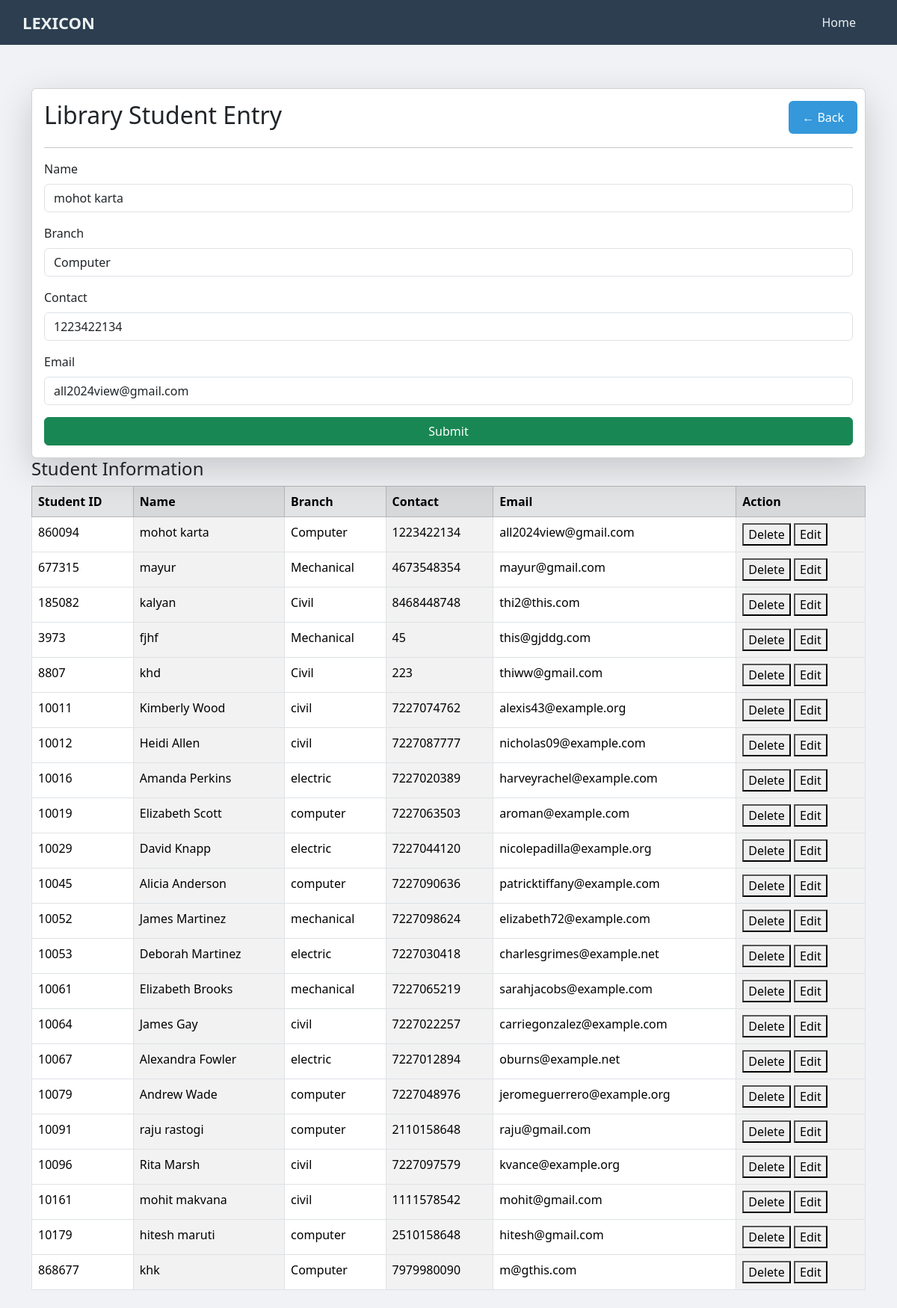
Page /edit_student/860094/ (signed in) on the committed database.
### borrow/models.py (models this page shows, shortened)
class Student(models.Model):
    student_id = models.IntegerField(primary_key=True)
    name = models.CharField(max_length=100)
    branch = models.CharField(max_length=30)
    contect = models.CharField(max_length=10)
    email = models.EmailField(max_length=300 ,unique=True)
    create_time = models.DateTimeField(auto_now_add=True)

### borrow/views.py (the view, shortened to what this page needs)
# urls.py: path('edit_student/<int:id>/', edit_student, name='edit_student'),
@staff_member_required(login_url="login")
def edit_student(request, id):
    student_obj = Student.objects.get(student_id=id)
    obj1 = Student.objects.all().order_by('-create_time')
    context = {'students': obj1, 'student_obj': student_obj, "isedit": True}
    return render(request, "add_student.html", context)

### borrow/templates/add_student.html (shortened to what this page needs)
<!DOCTYPE html>
<html lang="en">
<head>
  <link href="https://cdn.jsdelivr.net/npm/bootstrap@5.3.0/dist/css/bootstrap.min.css" rel="stylesheet" />
  <link href="https://cdn.jsdelivr.net/npm/bootstrap@5.3.8/dist/css/bootstrap.min.css" rel="stylesheet"
>
</head>
<body>
  <div class="navbar">
    <div class="logo">Lexicon</div>
    <div class="nav-links">
      <a href="/">Home</a>
    </div>
  </div>
  <div class="container mt-5">
    <form class="col-12 mx-auto card p-3 shadow-lg" method="POST" action="{% if isedit %} {% url 'edit_student' student_obj.student_id %} {% else %} {% url 'add_student' %} {% endif %}" enctype="multipart/form-data">
           <a href="javascript:history.back()">
        <button type="button" style="
        background-color:#3498db;
        color:white;
        border:none;
        padding:10px 18px;
        border-radius:6px;
        cursor:pointer;
        position: absolute;
        right: 10px;
        ">
          ← Back
        </button>
      </a>
      <h2>Library Student Entry</h2>
      <hr />
      <div class="mb-3">
        <label for="name" class="form-label">Name</label>
        <input type="text" value="{{student_obj.name}}" name="name" required class="form-control" id="name" />
      </div>
      <div class="mb-3">
        <label for="branch" class="form-label">Branch</label>
        <select name="branch" id="branch" class="form-control" required>
          <option value="Computer" {% if student_obj.branch == "Computer" %} selected {% endif %} >Computer</option>
        </select>
      </div>
      <div class="mb-3">
        <label for="contect" class="form-label">Contact</label>
        <input type="text" value="{{student_obj.contect}}" name="contect" required class="form-control" id="contect" maxlength="10"
          oninput="this.value=this.value.replace(/[^0-9]/g,'')" />
      </div>
      <div class="mb-3">
        <label for="email" class="form-label">Email</label>
        <input type="email" value="{{student_obj.email}}" name="email" required class="form-control" id="email" />
      </div>
      <button type="submit" class="btn btn-success">Submit</button>
    </form>
  </div>
  <div class="container">
    <div class="mb-4">
      <h4>Student Information</h4>
      <table class="table table-striped-columns table-bordered">
        <thead class="table-secondary">
          <tr>
            <th>Student ID</th>
            <th>Name</th>
            <th>Branch</th>
            <th>Contact</th>
            <th>Email</th>
            <th>Action</th>
          </tr>
        </thead>
        <tbody>
          {% for student in students %}
          <tr>
            <td>{{ student.student_id }}</td>
            <td>{{ student.name }}</td>
            <td>{{ student.branch }}</td>
            <td>{{ student.contect }}</td>
            <td>{{ student.email }}</td>
            <td>
              <a href="{% url 'remove_student' student.student_id %}"> <button>Delete</button></a>
              <a href="{% url 'edit_student' student.student_id %}"> <button>Edit</button></a>
            </td>
          </tr>
          {% endfor %}
        </tbody>
      </table>
    </div>
  </div>
</body>
</html>

### borrow/templates/add_student.html (style rules this page uses)
body { margin: 0; font-family: "Segoe UI", sans-serif; background: #f0f2f5; padding-top: 70px; }
.navbar { position: fixed; top: 0; left: 0; right: 0; height: 60px; background-color: #2c3e50; display: flex; justify-content: space-between; align-items: center; padding: 0 30px; z-index: 1000; }
.navbar .logo { color: #ecf0f1; font-size: 22px; font-weight: bold; text-transform: uppercase; }
.navbar .nav-links { display: flex; }
.navbar a { color: #ecf0f1; text-decoration: none; margin: 0 15px; padding: 10px; transition: background-color 0.3s; }

### rows in the picture
Student: name "mohot karta", branch "Computer", contect "1223422134", email "all2024view@gmail.com", student_id "860094"
Student: student_id "677315", name "mayur", branch "Mechanical", contect "4673548354", email "mayur@gmail.com"
Student: student_id "185082", name "kalyan", branch "Civil", contect "8468448748", email "thi2@this.com"
Student: student_id "3973", name "fjhf", branch "Mechanical", contect "45", email "this@gjddg.com"
Student: student_id "8807", name "khd", branch "Civil", contect "223", email "thiww@gmail.com"
Student: student_id "10011", name "Kimberly Wood", branch "civil", contect "7227074762", email "alexis43@example.org"
Student: student_id "10012", name "Heidi Allen", branch "civil", contect "7227087777", email "nicholas09@example.com"
Student: student_id "10016", name "Amanda Perkins", branch "electric", contect "7227020389", email "harveyrachel@example.com"
Student: student_id "10019", name "Elizabeth Scott", branch "computer", contect "7227063503", email "aroman@example.com"
Student: student_id "10029", name "David Knapp", branch "electric", contect "7227044120", email "nicolepadilla@example.org"
Student: student_id "10045", name "Alicia Anderson", branch "computer", contect "7227090636", email "patricktiffany@example.com"
Student: student_id "10052", name "James Martinez", branch "mechanical", contect "7227098624", email "elizabeth72@example.com"
Student: student_id "10053", name "Deborah Martinez", branch "electric", contect "7227030418", email "charlesgrimes@example.net"
Student: student_id "10061", name "Elizabeth Brooks", branch "mechanical", contect "7227065219", email "sarahjacobs@example.com"
Student: student_id "10064", name "James Gay", branch "civil", contect "7227022257", email "carriegonzalez@example.com"
Student: student_id "10067", name "Alexandra Fowler", branch "electric", contect "7227012894", email "oburns@example.net"
Student: student_id "10079", name "Andrew Wade", branch "computer", contect "7227048976", email "jeromeguerrero@example.org"
Student: student_id "10091", name "raju rastogi", branch "computer", contect "2110158648", email "raju@gmail.com"
Student: student_id "10096", name "Rita Marsh", branch "civil", contect "7227097579", email "kvance@example.org"
Student: student_id "10161", name "mohit makvana", branch "civil", contect "1111578542", email "mohit@gmail.com"
Student: student_id "10179", name "hitesh maruti", branch "computer", contect "2510158648", email "hitesh@gmail.com"
Student: student_id "868677", name "khk", branch "Computer", contect "7979980090", email "m@gthis.com"
